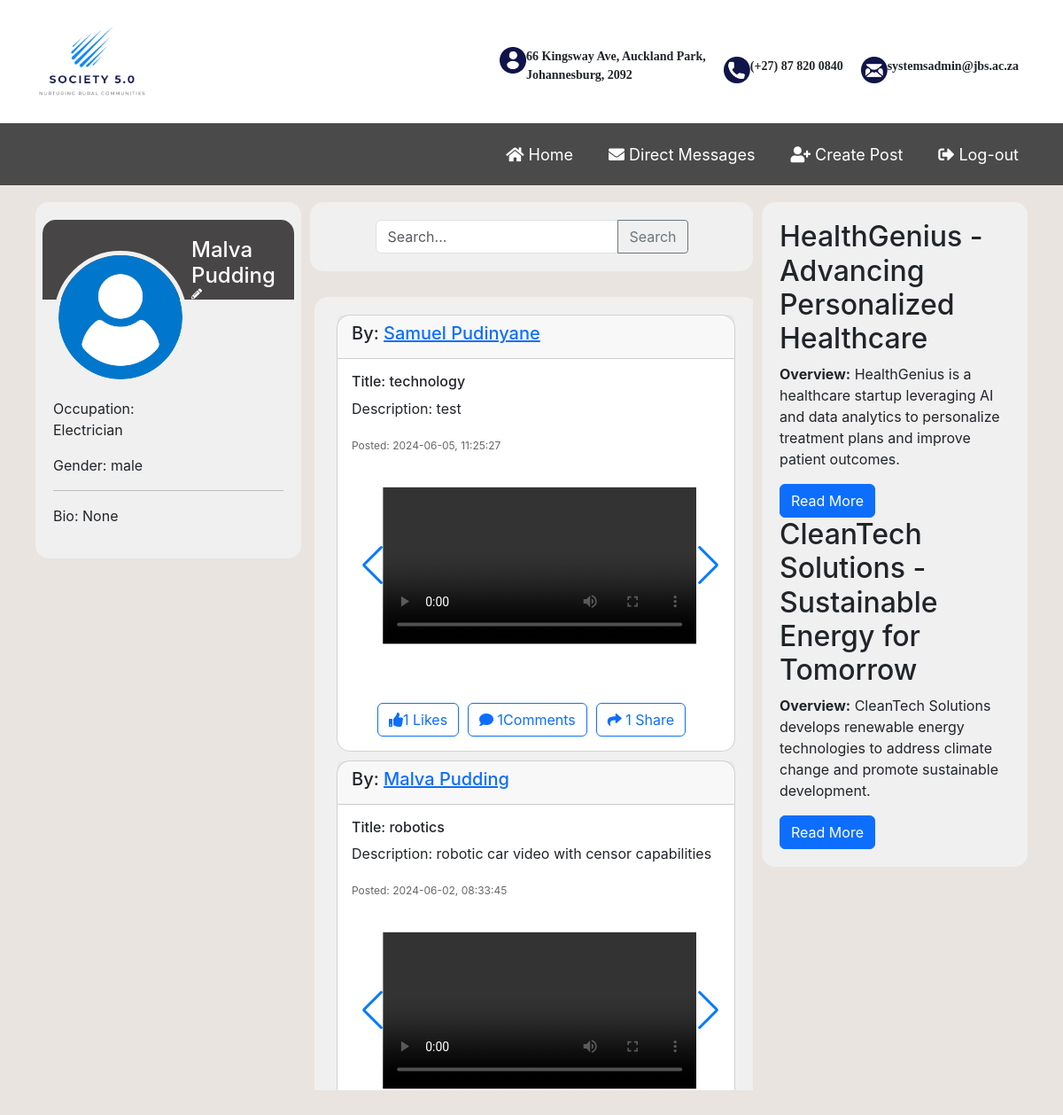
/post (signed in), run on the app's committed database.
### tables this page shows
CREATE TABLE User (
        userId INTEGER PRIMARY KEY,
        first_name TEXT NOT NULL,
        last_name TEXT NOT NULL,
        date_of_birth DATE,
        gender TEXT,
        email TEXT UNIQUE NOT NULL,
        occupation TEXT,
        bio TEXT,
        contact_details TEXT,
        home_address TEXT,
        postal_code TEXT,
        password TEXT NOT NULL,
        images TEXT
    );

CREATE TABLE Post (
        postId INTEGER PRIMARY KEY,
        user_id INTEGER,
        author TEXT NOT NULL,
        title TEXT NOT NULL,
        description TEXT NOT NULL,
        media TEXT,
        likes INTEGER DEFAULT 0,
        comments INTEGER DEFAULT 0,
        shares INTEGER DEFAULT 0,
        post_date DATE DEFAULT CURRENT_DATE,
        post_time TIME DEFAULT CURRENT_TIME,
        FOREIGN KEY (user_id) REFERENCES User(userId)
    );

### application.py (the view)
@app.route("/post")
def post():
    counts=countPosts()
    page = int(request.args.get('page', 1))
    limit = int(request.args.get('limit', 10))
    offset = (page - 1) * limit
    post=load_Posts(offset=offset, limit=limit)
    media=[]
    if "message" not in post:
        for item in post:
            if "media" in item:
                images=item['media'][1:-1].split(', ')
                images=[s.strip('"') for s in images]
                media.append(images)
                for picture_list in media:
                    item['media']=picture_list
    campaigns = select_all_campaigns()
    if 'user_id' not in session:
        return render_template("login.html")
    userId=session["user_id"]
    userdata=selectAllfromUser_with_Id(userId)
    profileimage = userdata['images']
    return render_template("post.html",post=post,counts=counts,campaigns=campaigns,user=userdata,profileimage=profileimage)

### templates/post.html (shortened to what this page needs)
{% extends "base.html" %} {% block buttons %}
<ul class="navbar-nav ml-auto">
  <li class="nav-item p-2">
    <a name="" type="buttton" class="btn btn-primary" href="#">
      <i class="fas fa-home"></i>
      Home
    </a>
  </li>
  <li class="nav-item p-2">
    <a name="" type="button" class="btn btn-primary" href="{{ url_for('loadmessages') }}"><i
        class="fas fa-envelope directMessages"></i> Direct
      Messages</a>
  </li>
  <li class="nav-item p-2">
    <a name="createPost_{{ user.user_id }}" type="button" class="btn btn-primary"
      href="{{ url_for('createNewPost') }}"><i class="fas fa-user-plus"></i>
      Create Post
    </a>
  </li>
  <li class="nav-item p-2">
    <a type="button" name="logout" class="logout btn btn-primary" href="{{url_for('logout')}}"><i
        class="fas fa-sign-out-alt"></i>
      Log-out
    </a>
  </li>
</ul>
{% endblock buttons %} {% block content %}
<div class="row header">
  <div class="container">
    <div class="content-posts">
      <div class="col-3 col-md-3 col-sm bio-container">
        <div class="col-md-12">
          <div class="row image_user_infor">
            <div class="box"></div>
            <div class="image_border">
              {% if not user['images'] %}
              <img src="../static/images/user.png" class="img-fluid rounded-circle mb-3" alt="User Image" />
              {% else %}
              <img src="../{{user.images}}" class="img-fluid rounded-circle mb-3" alt="User Image" />
              {% endif %}
              <h4>
                <a href="{{ url_for('userProfile') }}">{{ user.first_name }} {{ user.last_name }}
                  <i class="fa fa-pencil-alt edit"></i></a>
              </h4>
            </div>
            <div class="col-md-5 dm_occ">
              <p>Occupation: {{ user.occupation }}</p>
            </div>
          </div>
          <p>Gender: {{ user.gender }}</p>
          <hr />
          <p>Bio: {{ user.bio }}</p>
        </div>
      </div>
        <div class="row">
          <div class="container center-post-container">
            <div class="post_container">
              <div class="row">
                  <div class="container">
                    <form action="/search" method="post">
                      <div class="input-group">
                          <input name="searchBox" type="text" id="searchInput" onkeyup="fetchSuggestions()" class="form-control" placeholder="Search...">
                          <div class="input-group-append">
                              <button class="btn btn-outline-secondary" type="submit">
                                  Search
                              </button>
                          </div>
                      </div>
                    </form>
                  </div>
              </div>
            </div>
            <br>
            <div class="post">
              <div class="post_container">
                {% if post is not none and post|length > 0 %} {% for data in post %}
      <div class="card content-container">
        <div class="card-header">
          <h5 id="Username">
            By:
            <a href="/selectedUserProfile/{{ data.user_id }}"
              >{{ data.author }}</a
            >
          </h5>
        </div>
        <div class="card-body">
          <h6 id="title">Title: {{ data.title }}</h6>
          <p id="description">Description: {{ data.description }}</p>
          <small class="datePosted"
            >Posted: {{ data.post_date }}, {{ data.post_time }}</small
          >
          <div class="swiper">
            <div class="swiper-wrapper">
              {% for data in data.media%}
              <div class="swiper-slide">
                {% if data.endswith('.mp4') %}
                <video controls onclick="openVideo('../{{ data }}')">
                  <source src="../{{ data }}" type="video/mp4" />
                </video>
                {% else %}
                <img src="../{{data}}" alt="image" />
                {% endif %}
              </div>
              {% endfor %}
            </div>
            <div class="swiper-button-prev"></div>
            <div class="swiper-button-next"></div>
          </div>
          <div
            class="container share-like-comment"
            x-data="{ commentBoxOpen: false }"
          >
            <div class="row">
              <div class="col-md-">
                <div class="like-comment-share">
                  <div class="btn-group mr-2" role="group">
                    <form
                      action="{{url_for('like', postid=data['postId'],name=data['title'])}}"
                      method="Post"
                    >
                      <button
                        id="btn_like"
                        type="submit"
                        onclick="Togglebtn()"
                        class="like-btn btn-like-comment-share btn btn-outline-primary"
                      >
                        <i class="fas fa-thumbs-up" id="like_icon"></i>{{
                        data.likes }}
                        <span id="like_text">Likes</span>
                      </button>
                    </form>
                  </div>
                  <div class="btn-group mr-2" role="group">
                    <form
                      id="commentsForm"
                      action="{{url_for('comments_list', postid=data.postId)}}"
                      method="GET"
                    >
                      <button
                        id="{{data.postId}}"
                        type="submit"
                        @click.prevent="commentBoxOpen = !commentBoxOpen; handleFormSubmit(event)"
                        class="btn_comment btn-like-comment-share btn btn-outline-primary"
                      >
                        <i class="fas fa-comment"></i>
                        <span>{{ data.comments }}</span>Comments
                      </button>
                    </form>
                  </div>
                  <div class="btn-group mr-2" role="group">
                    <form
                      action="{{ url_for('share', postid=data.postId) }}"
                      method="GET"
                    >
                      <button
                        onclick="handleFormSubmit_share(event)"
                        id="shareBtn_{{ data.postId }}"
                        type="submit"
                        class="btn_share btn-like-comment-share btn btn-outline-primary share-button"
                      >
                        <i class="fas fa-share"></i>
                        <span>{{ data.shares }}</span> Share
                      </button>
                    </form>
                  </div>
                </div>
              </div>
            </div>
          </div>
        </div>
      </div>
      {% endfor %} {% endif %}
              </div>
            </div>
            </div>
        </div>
    <div class="col-3 col-md-3 col-sm bio-container">
            <div class="campaign">
              <h2>HealthGenius - Advancing Personalized Healthcare</h2>
              <p>
                <strong>Overview:</strong> HealthGenius is a healthcare startup
                leveraging AI and data analytics to personalize treatment plans and
                improve patient outcomes.
              </p>
              <button class="btn btn-primary" onclick="toggleReadMore('health')">
                Read More
              </button>
            </div>
            <div class="campaign">
              <h2>CleanTech Solutions - Sustainable Energy for Tomorrow</h2>
              <p>
                <strong>Overview:</strong> CleanTech Solutions develops renewable
                energy technologies to address climate change and promote
                sustainable development.
              </p>
              <button class="btn btn-primary" onclick="toggleReadMore('health')">
                Read More
              </button>
            </div>
          </div>
      </div>
    </div>
    {% endblock content %}<br>

### templates/base.html (shortened to what this page needs)
<!DOCTYPE html>
<html lang="en">
  <head>
    <link
      href="https://cdn.jsdelivr.net/npm/bootstrap@5.3.0-alpha1/dist/css/bootstrap.min.css"
      rel="stylesheet"
    />
    <link rel="stylesheet" href="https://unpkg.com/swiper/swiper-bundle.min.css" />
    <link
      href="https://cdnjs.cloudflare.com/ajax/libs/font-awesome/5.15.4/css/all.min.css"
      rel="stylesheet"
    />
    <link rel="stylesheet" href="https://cdn.jsdelivr.net/npm/swiper@11/swiper-bundle.min.css"/>
    <link rel="stylesheet" type="text/css" href="../static/css/style.css" />
  </head>
  <body>
    <div class="container-fluid nav_header">
      <nav class="navbar navbar-expand-md navbar-light">
          <div class="container">
            <a class="navbar-brand logo_img" href="{{url_for('post')}}">
              <img  src="../static/images/logo 5.png" alt="">
            </a>
            <div class="menuList">
              <div class="contacts">
                <div><img src="../static/images/Group 261.png" alt="image"><p>66 Kingsway Ave, Auckland Park,<br>Johannesburg, 2092</p></div>
              <div><img src="../static/images/Group 244.png" alt="Location Icon" ><p>(+27) 87 820 0840</p></div>
              <div><img src="../static/images/Group 257.png" alt="Email Icon" ><p>systemsadmin@jbs.ac.za</p></div>
              </div>
            </div>
          </div>
        </nav>
        <div class="bar container-fluid">
          <nav class="navbar navbar-expand-md navbar-light">
            <div class="container">
              <div class="collapse navbar-collapse justify-content-end navbarNav" id="navbarNav">
             <div>   {%block buttons%}
              {%endblock buttons%}</div>
              </div>
            </div>
          </nav>
        </div>
  </div>
    <div class="container">
      {%block content%}
      {%endblock content%}
    </div>
  </body>
</html>

### data on the page
User: first_name "Malva", last_name "Pudding", occupation "Electrician", gender "male", bio "None"
Post: author "Samuel Pudinyane", title "technology", description "test", post_date "2024-06-05", post_time "11:25:27", likes "1", comments "1", shares "1"
Post: author "Malva Pudding", title "robotics", description "robotic car video with censor capabilities", post_date "2024-06-02", post_time "08:33:45"
